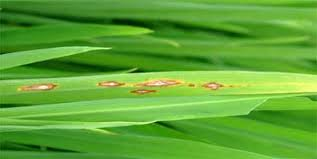
#> input picture DiseaseExampleImages/Blast/6.jpg, 317 x 159 px, found by its file name
$ python ProposedAlgo.py   (older library calls are emulated)
#> lines starting #> are read from the running program, lines starting #| are printed output that depends on the picture; after the words box and inside, x2 and y2 are one past the last pixel; in counts of white or black regions, pixels touching at a corner belong together
import numpy as np
import cv2
import matplotlib.pyplot as plt


img=cv2.imread('6.jpg')
#> img is the input picture: shape (159, 317, 3); mean B, G, R 52.2, 165.1, 94.5
rgb=cv2.cvtColor(img,cv2.COLOR_BGR2RGB)
gray=cv2.cvtColor(rgb,cv2.COLOR_RGB2GRAY)
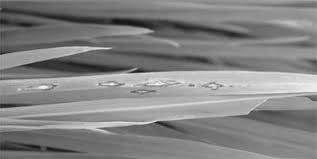
#> gray: shape (159, 317); min 21, max 247, mean 131.1

h,w=gray.shape
#> h = 159; w = 317

back=np.zeros((h,w),np.uint8)


ret,thresh=cv2.threshold(gray,160,255,cv2.THRESH_BINARY_INV)
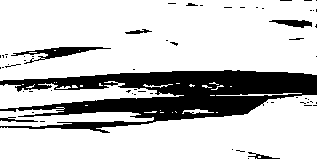
#> thresh: shape (159, 317); 78.2% white; 61 black regions (54 under 20 px)

largest_coutour_index=0
largest_area=0

img1,contours,hierarchy=cv2.findContours(thresh,cv2.RETR_EXTERNAL,cv2.CHAIN_APPROX_SIMPLE)
#> contours = 31 contours, 25 with area under 20; largest, box (x1, y1, x2, y2) and area: (0, 0, 317, 81) 23042, (0, 95, 317, 159) 12310, (0, 81, 184, 109) 2084, (0, 107, 154, 127) 1260, (182, 109, 214, 114) 50, (216, 93, 302, 96) 27

for i in range(len(contours)):
	a=cv2.contourArea(contours[i],0)
	if(a>largest_area):
		largest_area=a
		largest_coutour_index=i
#> this loop made 31 passes
#> (a, largest_area) on passes 9, 10, 12, 31: (50.5, 50.5), (1260, 1260), (12309.5, 12309.5), (23041.5, 23041.5)
#> a on passes 1, 3, 4, 5, 6, 8: 0, 0, 0, 0, 0, 0
#> after the loop, largest_area = 23041.5; largest_coutour_index = 30


cv2.drawContours(back,contours,largest_coutour_index,(255,255,255),cv2.FILLED,8,hierarchy)
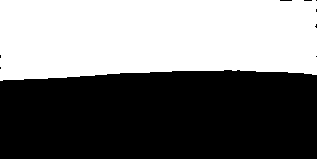
#> back: shape (159, 317); 46.5% white; 1 white region, box (x1, y1, x2, y2) and area: (0, 0, 317, 81) 23435

dilation_size=2
element=cv2.getStructuringElement( cv2.MORPH_RECT,
( 2*dilation_size + 1, 2*dilation_size+1 ),
  ( dilation_size, dilation_size ) )

cv2.erode(back,back,element)

hsv=cv2.cvtColor(img,cv2.COLOR_BGR2HSV)
#> hsv: shape (159, 317, 3); mean H, S, V 49.1, 180.8, 165.5
hsv_thr=cv2.inRange(hsv,(30,10,10),(90,255,255))
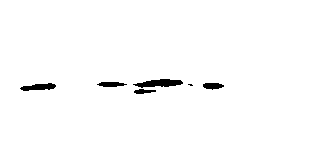
#> hsv_thr: shape (159, 317); 98.5% white; 6 black regions (1 under 20 px), largest, box (x1, y1, x2, y2) and area: (133, 79, 183, 88) 277, (20, 83, 56, 91) 181, (97, 82, 127, 87) 112, (203, 83, 224, 90) 107, (134, 89, 156, 94) 73
dst=cv2.bitwise_not(hsv_thr, back);


plt.subplot(1,2,1)
plt.xticks([])
plt.yticks([])
plt.imshow(rgb,cmap='gray')

plt.subplot(1,2,2)
plt.xticks([])
plt.yticks([])
plt.imshow(back,cmap='gray')
plt.show()

$ run again, with DiseaseExampleImages/Blast/2.jpg copied over DiseaseExampleImages/Blast/6.jpg
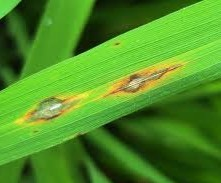
#> input picture DiseaseExampleImages/Blast/2.jpg, 221 x 183 px, found by its file name
#> img is the input picture: shape (183, 221, 3); mean B, G, R 36.5, 142.3, 78.8
#> `ret,thresh=cv2.threshold(gray,160,255,cv2.THRESH_BINARY_INV)`:
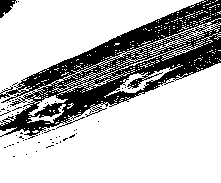
#> thresh: shape (183, 221); 74.3% white; 57 black regions (55 under 20 px)
#> contours = 312 contours, 306 with area under 20; largest, box (x1, y1, x2, y2) and area: (0, 63, 221, 183) 17382, (0, 0, 221, 126) 10315, (104, 64, 183, 98) 505, (52, 67, 130, 95) 360, (119, 41, 205, 71) 129, (27, 104, 66, 123) 120
#> the loop `for i in range(len(contours)):` made 312 passes
#> (a, largest_area) on passes 18, 97, 117, 124: (120, 120), (360.5, 360.5), (505, 505), (17382.5, 17382.5)
#> after the loop `for i in range(len(contours)):`: largest_area = 17382.5; largest_coutour_index = 123
#> back: shape (183, 221); 43.9% white; 1 white region, box (x1, y1, x2, y2) and area: (0, 63, 221, 183) 17759
#> hsv: shape (183, 221, 3); mean H, S, V 48.2, 197.1, 143.1
#> `hsv_thr=cv2.inRange(hsv,(30,10,10),(90,255,255))`:
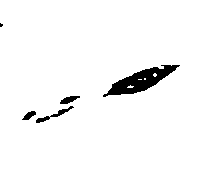
#> hsv_thr: shape (183, 221); 96.8% white; 5 black regions (1 under 20 px), largest, box (x1, y1, x2, y2) and area: (103, 65, 180, 97) 989, (36, 106, 74, 123) 134, (60, 96, 80, 104) 93, (22, 111, 36, 120) 69

$ run again, with DiseaseExampleImages/Blast/3.jpg copied over DiseaseExampleImages/Blast/6.jpg
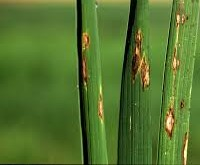
#> input picture DiseaseExampleImages/Blast/3.jpg, 200 x 165 px, found by its file name
#> img is the input picture: shape (165, 200, 3); mean B, G, R 46, 115.8, 84.7
#> `ret,thresh=cv2.threshold(gray,160,255,cv2.THRESH_BINARY_INV)`:
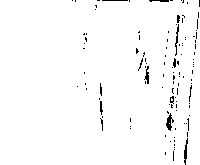
#> thresh: shape (165, 200); 97.8% white; black in thin lines or dots, all inside (x1, y1, x2, y2) = (72, 0, 200, 165)
#> contours = 1 contour; box (x1, y1, x2, y2) and area: (0, 0, 200, 165) 32468
#> the loop `for i in range(len(contours)):` made 1 pass
#> (a, largest_area, largest_coutour_index) on pass 1: (32468.5, 32468.5, 0)
#> after the loop `for i in range(len(contours)):`: largest_area = 32468.5; largest_coutour_index = 0
#> hsv: shape (165, 200, 3); mean H, S, V 43.7, 160.6, 117
#> `hsv_thr=cv2.inRange(hsv,(30,10,10),(90,255,255))`:
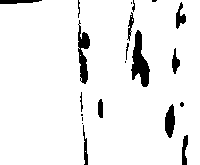
#> hsv_thr: shape (165, 200); 93.6% white; 21 black regions (7 under 20 px), largest, box (x1, y1, x2, y2) and area: (131, 30, 150, 87) 571, (78, 20, 90, 84) 404, (165, 104, 175, 138) 242
